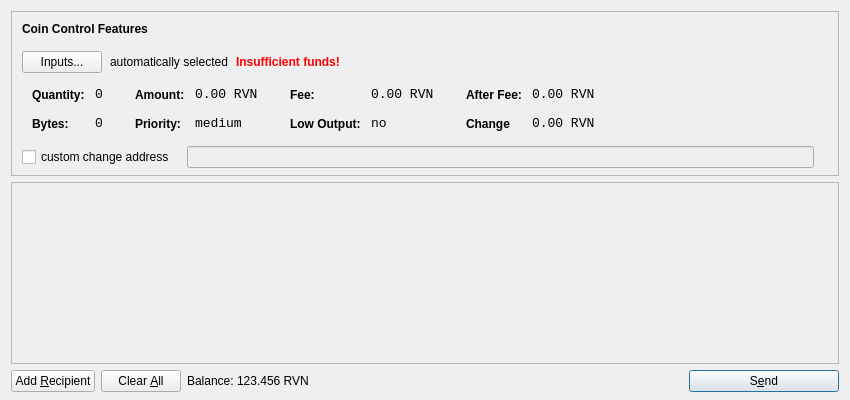
<?xml version="1.0" encoding="UTF-8"?>
<ui version="4.0">
 <class>SendCoinsDialog</class>
 <widget class="QDialog" name="SendCoinsDialog">
  <property name="geometry">
   <rect>
    <x>0</x>
    <y>0</y>
    <width>850</width>
    <height>400</height>
   </rect>
  </property>
  <property name="windowTitle">
   <string>Send Coins</string>
  </property>
  <layout class="QVBoxLayout" name="verticalLayout" stretch="0,1,0">
   <property name="bottomMargin">
    <number>8</number>
   </property>
   <item>
    <widget class="QFrame" name="frameCoinControl">
     <property name="sizePolicy">
      <sizepolicy hsizetype="Expanding" vsizetype="Expanding">
       <horstretch>0</horstretch>
       <verstretch>0</verstretch>
      </sizepolicy>
     </property>
     <property name="maximumSize">
      <size>
       <width>16777215</width>
       <height>16777215</height>
      </size>
     </property>
     <property name="frameShape">
      <enum>QFrame::StyledPanel</enum>
     </property>
     <property name="frameShadow">
      <enum>QFrame::Sunken</enum>
     </property>
     <layout class="QVBoxLayout" name="verticalLayoutCoinControl2">
      <property name="spacing">
       <number>-1</number>
      </property>
      <property name="leftMargin">
       <number>0</number>
      </property>
      <property name="topMargin">
       <number>0</number>
      </property>
      <property name="rightMargin">
       <number>0</number>
      </property>
      <property name="bottomMargin">
       <number>6</number>
      </property>
      <item>
       <layout class="QVBoxLayout" name="verticalLayoutCoinControl" stretch="0,0,0,0,1">
        <property name="spacing">
         <number>0</number>
        </property>
        <property name="leftMargin">
         <number>10</number>
        </property>
        <property name="topMargin">
         <number>10</number>
        </property>
        <item>
         <layout class="QHBoxLayout" name="horizontalLayoutCoinControl1">
          <property name="bottomMargin">
           <number>15</number>
          </property>
          <item>
           <widget class="QLabel" name="labelCoinControlFeatures">
            <property name="sizePolicy">
             <sizepolicy hsizetype="Preferred" vsizetype="Maximum">
              <horstretch>0</horstretch>
              <verstretch>0</verstretch>
             </sizepolicy>
            </property>
            <property name="font">
             <font>
              <weight>75</weight>
              <bold>true</bold>
             </font>
            </property>
            <property name="styleSheet">
             <string notr="true">font-weight:bold;</string>
            </property>
            <property name="text">
             <string>Coin Control Features</string>
            </property>
           </widget>
          </item>
         </layout>
        </item>
        <item>
         <layout class="QHBoxLayout" name="horizontalLayoutCoinControl2" stretch="0,0,0,0">
          <property name="spacing">
           <number>8</number>
          </property>
          <property name="bottomMargin">
           <number>10</number>
          </property>
          <item>
           <widget class="QPushButton" name="pushButtonCoinControl">
            <property name="styleSheet">
             <string notr="true"/>
            </property>
            <property name="text">
             <string>Inputs...</string>
            </property>
           </widget>
          </item>
          <item>
           <widget class="QLabel" name="labelCoinControlAutomaticallySelected">
            <property name="text">
             <string>automatically selected</string>
            </property>
            <property name="margin">
             <number>5</number>
            </property>
           </widget>
          </item>
          <item>
           <widget class="QLabel" name="labelCoinControlInsuffFunds">
            <property name="font">
             <font>
              <weight>75</weight>
              <bold>true</bold>
             </font>
            </property>
            <property name="styleSheet">
             <string notr="true">color:red;font-weight:bold;</string>
            </property>
            <property name="text">
             <string>Insufficient funds!</string>
            </property>
            <property name="margin">
             <number>5</number>
            </property>
           </widget>
          </item>
          <item>
           <spacer name="horizontalSpacerCoinControl">
            <property name="orientation">
             <enum>Qt::Horizontal</enum>
            </property>
            <property name="sizeHint" stdset="0">
             <size>
              <width>40</width>
              <height>1</height>
             </size>
            </property>
           </spacer>
          </item>
         </layout>
        </item>
        <item>
         <widget class="QWidget" name="widgetCoinControl" native="true">
          <property name="sizePolicy">
           <sizepolicy hsizetype="Preferred" vsizetype="Preferred">
            <horstretch>0</horstretch>
            <verstretch>0</verstretch>
           </sizepolicy>
          </property>
          <property name="minimumSize">
           <size>
            <width>0</width>
            <height>0</height>
           </size>
          </property>
          <property name="styleSheet">
           <string notr="true"/>
          </property>
          <layout class="QHBoxLayout" name="horizontalLayoutCoinControl5">
           <property name="margin">
            <number>0</number>
           </property>
           <item>
            <layout class="QHBoxLayout" name="horizontalLayoutCoinControl3" stretch="0,0,0,1">
             <property name="spacing">
              <number>20</number>
             </property>
             <property name="topMargin">
              <number>0</number>
             </property>
             <property name="bottomMargin">
              <number>10</number>
             </property>
             <item>
              <layout class="QFormLayout" name="formLayoutCoinControl1">
               <property name="horizontalSpacing">
                <number>10</number>
               </property>
               <property name="verticalSpacing">
                <number>14</number>
               </property>
               <property name="leftMargin">
                <number>10</number>
               </property>
               <property name="topMargin">
                <number>4</number>
               </property>
               <property name="rightMargin">
                <number>6</number>
               </property>
               <item row="0" column="0">
                <widget class="QLabel" name="labelCoinControlQuantityText">
                 <property name="styleSheet">
                  <string notr="true">font-weight:bold;</string>
                 </property>
                 <property name="text">
                  <string>Quantity:</string>
                 </property>
                 <property name="margin">
                  <number>0</number>
                 </property>
                </widget>
               </item>
               <item row="0" column="1">
                <widget class="QLabel" name="labelCoinControlQuantity">
                 <property name="font">
                  <font>
                   <family>Monospace</family>
                   <pointsize>10</pointsize>
                  </font>
                 </property>
                 <property name="cursor">
                  <cursorShape>IBeamCursor</cursorShape>
                 </property>
                 <property name="contextMenuPolicy">
                  <enum>Qt::ActionsContextMenu</enum>
                 </property>
                 <property name="text">
                  <string>0</string>
                 </property>
                 <property name="margin">
                  <number>0</number>
                 </property>
                 <property name="textInteractionFlags">
                  <set>Qt::LinksAccessibleByMouse|Qt::TextSelectableByKeyboard|Qt::TextSelectableByMouse</set>
                 </property>
                </widget>
               </item>
               <item row="1" column="0">
                <widget class="QLabel" name="labelCoinControlBytesText">
                 <property name="styleSheet">
                  <string notr="true">font-weight:bold;</string>
                 </property>
                 <property name="text">
                  <string>Bytes:</string>
                 </property>
                </widget>
               </item>
               <item row="1" column="1">
                <widget class="QLabel" name="labelCoinControlBytes">
                 <property name="font">
                  <font>
                   <family>Monospace</family>
                   <pointsize>10</pointsize>
                  </font>
                 </property>
                 <property name="cursor">
                  <cursorShape>IBeamCursor</cursorShape>
                 </property>
                 <property name="contextMenuPolicy">
                  <enum>Qt::ActionsContextMenu</enum>
                 </property>
                 <property name="text">
                  <string>0</string>
                 </property>
                 <property name="textInteractionFlags">
                  <set>Qt::LinksAccessibleByMouse|Qt::TextSelectableByKeyboard|Qt::TextSelectableByMouse</set>
                 </property>
                </widget>
               </item>
              </layout>
             </item>
             <item>
              <layout class="QFormLayout" name="formLayoutCoinControl2">
               <property name="horizontalSpacing">
                <number>10</number>
               </property>
               <property name="verticalSpacing">
                <number>14</number>
               </property>
               <property name="leftMargin">
                <number>6</number>
               </property>
               <property name="topMargin">
                <number>4</number>
               </property>
               <property name="rightMargin">
                <number>6</number>
               </property>
               <item row="0" column="0">
                <widget class="QLabel" name="labelCoinControlAmountText">
                 <property name="styleSheet">
                  <string notr="true">font-weight:bold;</string>
                 </property>
                 <property name="text">
                  <string>Amount:</string>
                 </property>
                 <property name="margin">
                  <number>0</number>
                 </property>
                </widget>
               </item>
               <item row="0" column="1">
                <widget class="QLabel" name="labelCoinControlAmount">
                 <property name="font">
                  <font>
                   <family>Monospace</family>
                   <pointsize>10</pointsize>
                  </font>
                 </property>
                 <property name="cursor">
                  <cursorShape>IBeamCursor</cursorShape>
                 </property>
                 <property name="contextMenuPolicy">
                  <enum>Qt::ActionsContextMenu</enum>
                 </property>
                 <property name="text">
                  <string>0.00 RVN</string>
                 </property>
                 <property name="textInteractionFlags">
                  <set>Qt::LinksAccessibleByMouse|Qt::TextSelectableByKeyboard|Qt::TextSelectableByMouse</set>
                 </property>
                </widget>
               </item>
               <item row="1" column="0">
                <widget class="QLabel" name="labelCoinControlPriorityText">
                 <property name="styleSheet">
                  <string notr="true">font-weight:bold;</string>
                 </property>
                 <property name="text">
                  <string>Priority:</string>
                 </property>
                </widget>
               </item>
               <item row="1" column="1">
                <widget class="QLabel" name="labelCoinControlPriority">
                 <property name="font">
                  <font>
                   <family>Monospace</family>
                   <pointsize>10</pointsize>
                  </font>
                 </property>
                 <property name="cursor">
                  <cursorShape>IBeamCursor</cursorShape>
                 </property>
                 <property name="contextMenuPolicy">
                  <enum>Qt::ActionsContextMenu</enum>
                 </property>
                 <property name="text">
                  <string>medium</string>
                 </property>
                 <property name="textInteractionFlags">
                  <set>Qt::LinksAccessibleByMouse|Qt::TextSelectableByKeyboard|Qt::TextSelectableByMouse</set>
                 </property>
                </widget>
               </item>
              </layout>
             </item>
             <item>
              <layout class="QFormLayout" name="formLayoutCoinControl3">
               <property name="horizontalSpacing">
                <number>10</number>
               </property>
               <property name="verticalSpacing">
                <number>14</number>
               </property>
               <property name="leftMargin">
                <number>6</number>
               </property>
               <property name="topMargin">
                <number>4</number>
               </property>
               <property name="rightMargin">
                <number>6</number>
               </property>
               <item row="0" column="0">
                <widget class="QLabel" name="labelCoinControlFeeText">
                 <property name="styleSheet">
                  <string notr="true">font-weight:bold;</string>
                 </property>
                 <property name="text">
                  <string>Fee:</string>
                 </property>
                 <property name="margin">
                  <number>0</number>
                 </property>
                </widget>
               </item>
               <item row="0" column="1">
                <widget class="QLabel" name="labelCoinControlFee">
                 <property name="font">
                  <font>
                   <family>Monospace</family>
                   <pointsize>10</pointsize>
                  </font>
                 </property>
                 <property name="cursor">
                  <cursorShape>IBeamCursor</cursorShape>
                 </property>
                 <property name="contextMenuPolicy">
                  <enum>Qt::ActionsContextMenu</enum>
                 </property>
                 <property name="text">
                  <string>0.00 RVN</string>
                 </property>
                 <property name="textInteractionFlags">
                  <set>Qt::LinksAccessibleByMouse|Qt::TextSelectableByKeyboard|Qt::TextSelectableByMouse</set>
                 </property>
                </widget>
               </item>
               <item row="1" column="0">
                <widget class="QLabel" name="labelCoinControlLowOutputText">
                 <property name="styleSheet">
                  <string notr="true">font-weight:bold;</string>
                 </property>
                 <property name="text">
                  <string>Low Output:</string>
                 </property>
                </widget>
               </item>
               <item row="1" column="1">
                <widget class="QLabel" name="labelCoinControlLowOutput">
                 <property name="font">
                  <font>
                   <family>Monospace</family>
                   <pointsize>10</pointsize>
                  </font>
                 </property>
                 <property name="cursor">
                  <cursorShape>IBeamCursor</cursorShape>
                 </property>
                 <property name="contextMenuPolicy">
                  <enum>Qt::ActionsContextMenu</enum>
                 </property>
                 <property name="text">
                  <string>no</string>
                 </property>
                 <property name="textInteractionFlags">
                  <set>Qt::LinksAccessibleByMouse|Qt::TextSelectableByKeyboard|Qt::TextSelectableByMouse</set>
                 </property>
                </widget>
               </item>
              </layout>
             </item>
             <item>
              <layout class="QFormLayout" name="formLayoutCoinControl4">
               <property name="horizontalSpacing">
                <number>10</number>
               </property>
               <property name="verticalSpacing">
                <number>14</number>
               </property>
               <property name="leftMargin">
                <number>6</number>
               </property>
               <property name="topMargin">
                <number>4</number>
               </property>
               <property name="rightMargin">
                <number>6</number>
               </property>
               <item row="0" column="0">
                <widget class="QLabel" name="labelCoinControlAfterFeeText">
                 <property name="styleSheet">
                  <string notr="true">font-weight:bold;</string>
                 </property>
                 <property name="text">
                  <string>After Fee:</string>
                 </property>
                 <property name="margin">
                  <number>0</number>
                 </property>
                </widget>
               </item>
               <item row="0" column="1">
                <widget class="QLabel" name="labelCoinControlAfterFee">
                 <property name="font">
                  <font>
                   <family>Monospace</family>
                   <pointsize>10</pointsize>
                  </font>
                 </property>
                 <property name="cursor">
                  <cursorShape>IBeamCursor</cursorShape>
                 </property>
                 <property name="contextMenuPolicy">
                  <enum>Qt::ActionsContextMenu</enum>
                 </property>
                 <property name="text">
                  <string>0.00 RVN</string>
                 </property>
                 <property name="textInteractionFlags">
                  <set>Qt::LinksAccessibleByMouse|Qt::TextSelectableByKeyboard|Qt::TextSelectableByMouse</set>
                 </property>
                </widget>
               </item>
               <item row="1" column="0">
                <widget class="QLabel" name="labelCoinControlChangeText">
                 <property name="styleSheet">
                  <string notr="true">font-weight:bold;</string>
                 </property>
                 <property name="text">
                  <string>Change</string>
                 </property>
                </widget>
               </item>
               <item row="1" column="1">
                <widget class="QLabel" name="labelCoinControlChange">
                 <property name="font">
                  <font>
                   <family>Monospace</family>
                   <pointsize>10</pointsize>
                  </font>
                 </property>
                 <property name="cursor">
                  <cursorShape>IBeamCursor</cursorShape>
                 </property>
                 <property name="contextMenuPolicy">
                  <enum>Qt::ActionsContextMenu</enum>
                 </property>
                 <property name="text">
                  <string>0.00 RVN</string>
                 </property>
                 <property name="textInteractionFlags">
                  <set>Qt::LinksAccessibleByMouse|Qt::TextSelectableByKeyboard|Qt::TextSelectableByMouse</set>
                 </property>
                </widget>
               </item>
              </layout>
             </item>
            </layout>
           </item>
          </layout>
         </widget>
        </item>
        <item>
         <layout class="QHBoxLayout" name="horizontalLayoutCoinControl4" stretch="0,0,0">
          <property name="spacing">
           <number>12</number>
          </property>
          <property name="sizeConstraint">
           <enum>QLayout::SetDefaultConstraint</enum>
          </property>
          <property name="topMargin">
           <number>5</number>
          </property>
          <property name="rightMargin">
           <number>5</number>
          </property>
          <item>
           <widget class="QCheckBox" name="checkBoxCoinControlChange">
            <property name="text">
             <string>custom change address</string>
            </property>
           </widget>
          </item>
          <item>
           <widget class="QLineEdit" name="lineEditCoinControlChange">
            <property name="enabled">
             <bool>false</bool>
            </property>
            <property name="sizePolicy">
             <sizepolicy hsizetype="Expanding" vsizetype="Fixed">
              <horstretch>0</horstretch>
              <verstretch>0</verstretch>
             </sizepolicy>
            </property>
           </widget>
          </item>
          <item>
           <widget class="QLabel" name="labelCoinControlChangeLabel">
            <property name="sizePolicy">
             <sizepolicy hsizetype="Preferred" vsizetype="Expanding">
              <horstretch>0</horstretch>
              <verstretch>0</verstretch>
             </sizepolicy>
            </property>
            <property name="minimumSize">
             <size>
              <width>0</width>
              <height>0</height>
             </size>
            </property>
            <property name="text">
             <string/>
            </property>
            <property name="margin">
             <number>3</number>
            </property>
           </widget>
          </item>
         </layout>
        </item>
        <item>
         <spacer name="verticalSpacerCoinControl">
          <property name="orientation">
           <enum>Qt::Vertical</enum>
          </property>
          <property name="sizeHint" stdset="0">
           <size>
            <width>800</width>
            <height>1</height>
           </size>
          </property>
         </spacer>
        </item>
       </layout>
      </item>
     </layout>
    </widget>
   </item>
   <item>
    <widget class="QScrollArea" name="scrollArea">
     <property name="widgetResizable">
      <bool>true</bool>
     </property>
     <widget class="QWidget" name="scrollAreaWidgetContents">
      <property name="geometry">
       <rect>
        <x>0</x>
        <y>0</y>
        <width>830</width>
        <height>165</height>
       </rect>
      </property>
      <layout class="QVBoxLayout" name="verticalLayout_2">
       <property name="margin">
        <number>0</number>
       </property>
       <item>
        <layout class="QVBoxLayout" name="entries">
         <property name="spacing">
          <number>6</number>
         </property>
        </layout>
       </item>
       <item>
        <spacer name="verticalSpacer">
         <property name="orientation">
          <enum>Qt::Vertical</enum>
         </property>
         <property name="sizeHint" stdset="0">
          <size>
           <width>20</width>
           <height>40</height>
          </size>
         </property>
        </spacer>
       </item>
      </layout>
     </widget>
    </widget>
   </item>
   <item>
    <layout class="QHBoxLayout" name="horizontalLayout">
     <item>
      <widget class="QPushButton" name="addButton">
       <property name="toolTip">
        <string>Send to multiple recipients at once</string>
       </property>
       <property name="text">
        <string>Add &amp;Recipient</string>
       </property>
       <property name="icon">
        <iconset resource="../bitcoin.qrc">
         <normaloff>:/icons/add</normaloff>:/icons/add</iconset>
       </property>
       <property name="autoDefault">
        <bool>false</bool>
       </property>
      </widget>
     </item>
     <item>
      <widget class="QPushButton" name="clearButton">
       <property name="sizePolicy">
        <sizepolicy hsizetype="Minimum" vsizetype="Fixed">
         <horstretch>0</horstretch>
         <verstretch>0</verstretch>
        </sizepolicy>
       </property>
       <property name="toolTip">
        <string>Remove all transaction fields</string>
       </property>
       <property name="text">
        <string>Clear &amp;All</string>
       </property>
       <property name="icon">
        <iconset resource="../bitcoin.qrc">
         <normaloff>:/icons/remove</normaloff>:/icons/remove</iconset>
       </property>
       <property name="autoRepeatDelay">
        <number>300</number>
       </property>
       <property name="autoDefault">
        <bool>false</bool>
       </property>
      </widget>
     </item>
     <item>
      <layout class="QHBoxLayout" name="horizontalLayout_2">
       <property name="spacing">
        <number>3</number>
       </property>
       <item>
        <widget class="QLabel" name="label">
         <property name="sizePolicy">
          <sizepolicy hsizetype="Preferred" vsizetype="Fixed">
           <horstretch>0</horstretch>
           <verstretch>0</verstretch>
          </sizepolicy>
         </property>
         <property name="text">
          <string>Balance:</string>
         </property>
        </widget>
       </item>
       <item>
        <widget class="QLabel" name="labelBalance">
         <property name="sizePolicy">
          <sizepolicy hsizetype="Preferred" vsizetype="Fixed">
           <horstretch>0</horstretch>
           <verstretch>0</verstretch>
          </sizepolicy>
         </property>
         <property name="cursor">
          <cursorShape>IBeamCursor</cursorShape>
         </property>
         <property name="text">
          <string>123.456 RVN</string>
         </property>
         <property name="textInteractionFlags">
          <set>Qt::LinksAccessibleByMouse|Qt::TextSelectableByKeyboard|Qt::TextSelectableByMouse</set>
         </property>
        </widget>
       </item>
      </layout>
     </item>
     <item>
      <spacer name="horizontalSpacer">
       <property name="orientation">
        <enum>Qt::Horizontal</enum>
       </property>
       <property name="sizeHint" stdset="0">
        <size>
         <width>40</width>
         <height>20</height>
        </size>
       </property>
      </spacer>
     </item>
     <item>
      <widget class="QPushButton" name="sendButton">
       <property name="minimumSize">
        <size>
         <width>150</width>
         <height>0</height>
        </size>
       </property>
       <property name="toolTip">
        <string>Confirm the send action</string>
       </property>
       <property name="text">
        <string>S&amp;end</string>
       </property>
       <property name="icon">
        <iconset resource="../bitcoin.qrc">
         <normaloff>:/icons/send</normaloff>:/icons/send</iconset>
       </property>
       <property name="default">
        <bool>true</bool>
       </property>
      </widget>
     </item>
    </layout>
   </item>
  </layout>
 </widget>
 <resources>
  <include location="../bitcoin.qrc"/>
 </resources>
 <connections/>
</ui>
